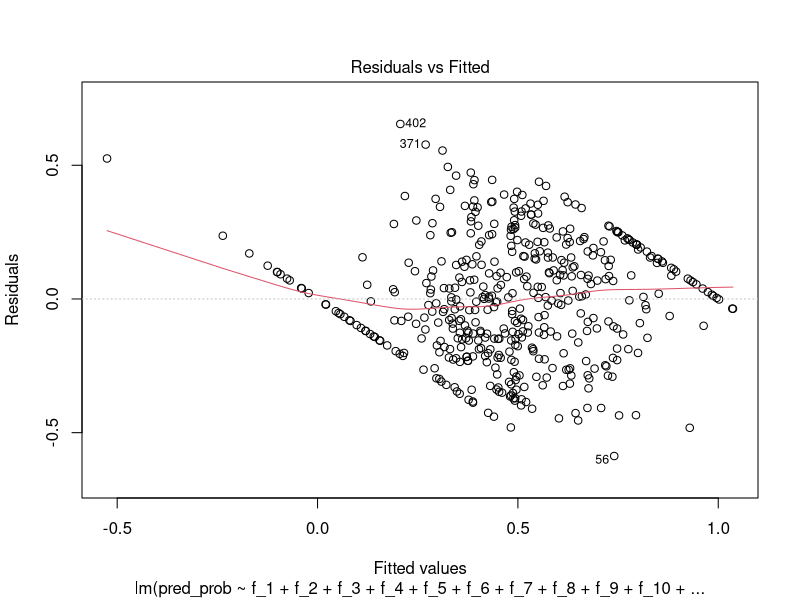
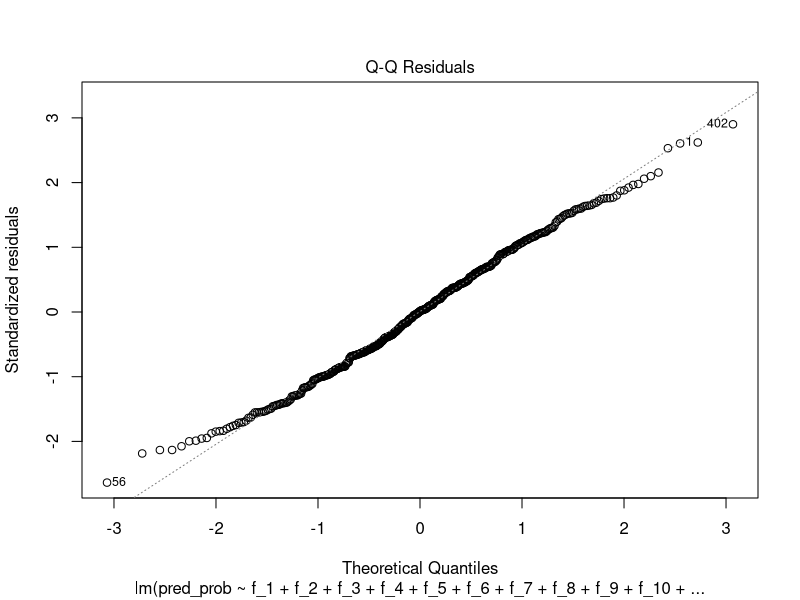
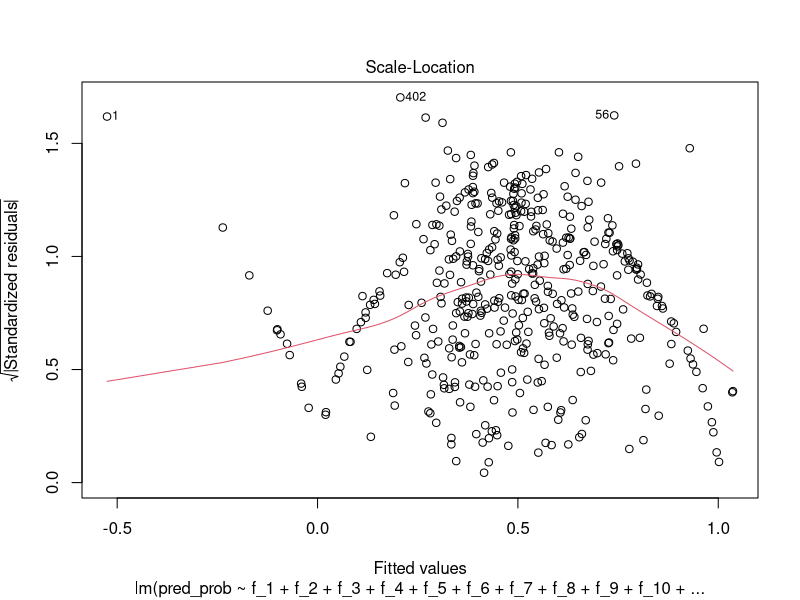
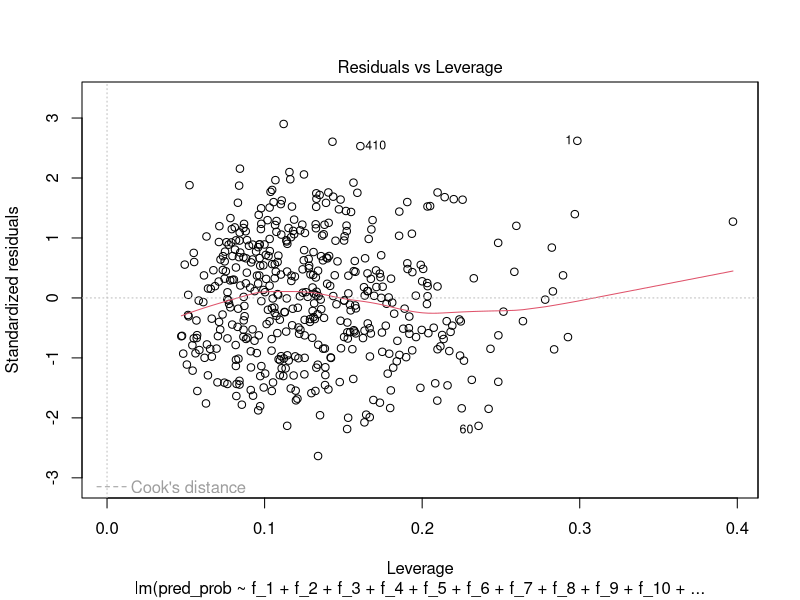
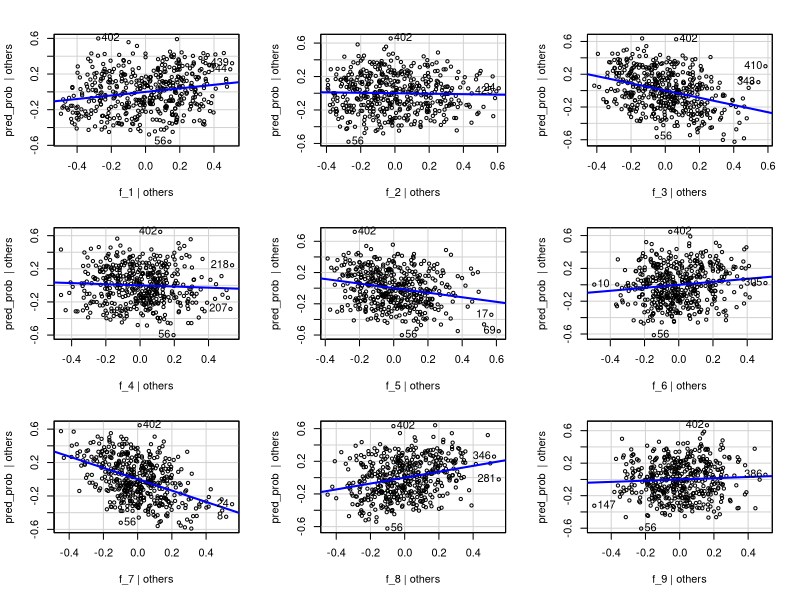
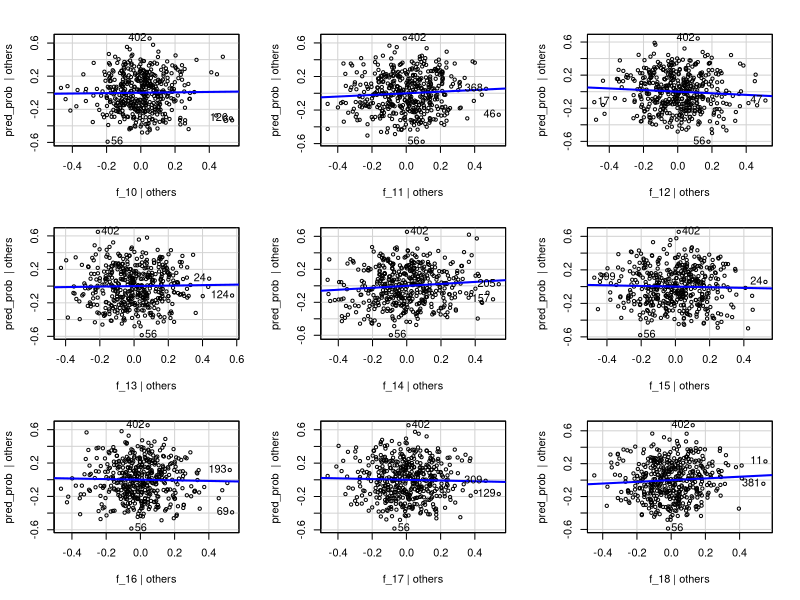
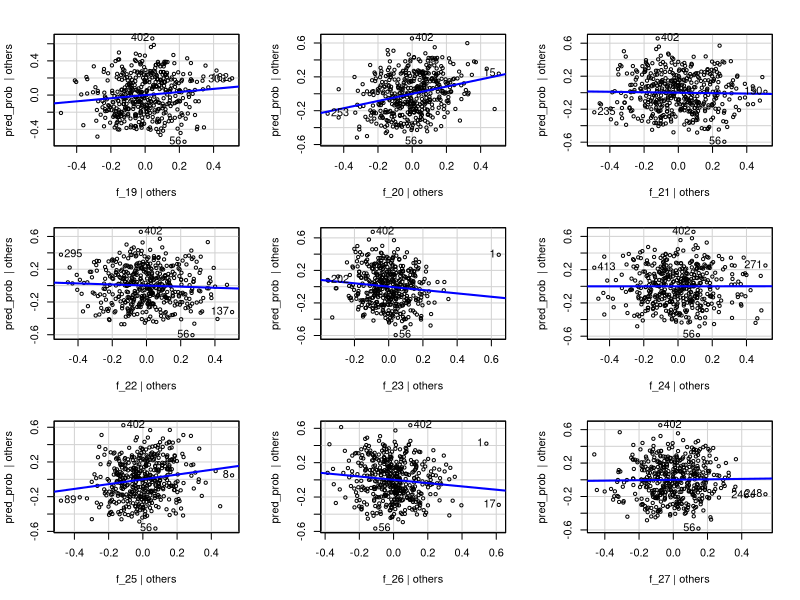
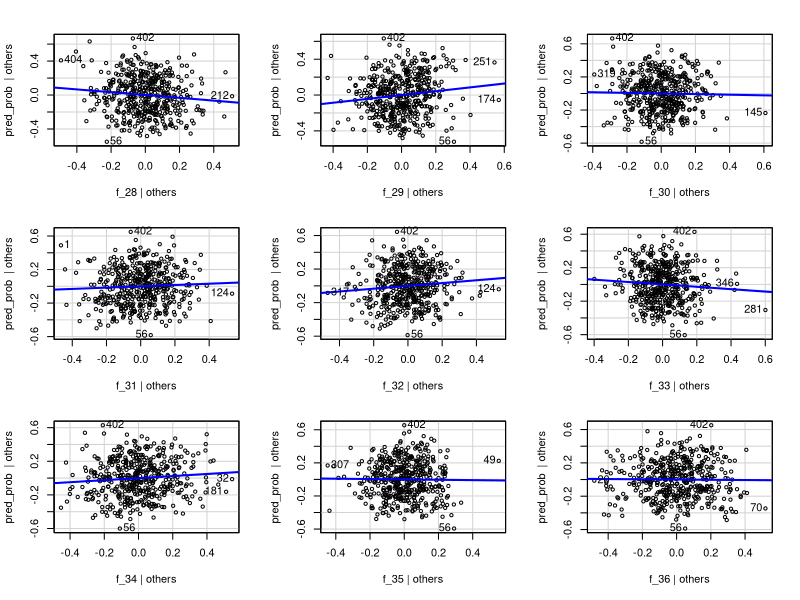

Generate these figures, in order, with R: (Note: this script raises an error after producing the figures.)
## ---- chunk 1
knitr::opts_chunk$set(echo = TRUE)
## ---- chunk 2
# Load the required libraries
library(tidyverse)
library(caret)
library(MASS)
library(car)


## ---- chunk 3
# Load the dataset
data <- read.csv("pca_data_60_d7.csv")  # Update with the actual CSV file name

# Display the structure of the loaded data
str(data)

## ---- chunk 4
# Load the dplyr package for data manipulation
library(dplyr)

# Normalize each feature to the range [0, 1]
normalized_data <- data %>%
  mutate(across(starts_with("f"), ~ (.-min(.)) / (max(.) - min(.))))

# Display the first few rows of the normalized data
head(normalized_data)


## ---- chunk 5
col_name <- NULL;
for (i in 1:400) {
  
  col_name <-  paste0(col_name,"f_", i,"+")
  #data[, col_name] <- boxcox(data[, paste0("Feature_", i)], lambda = NULL)$x
}
cat(col_name)
## ---- chunk 6
model_2  = lm(pred_prob ~ f_1+f_2+f_3+f_4+f_5+f_6+f_7+f_8+f_9+f_10+f_11+f_12+f_13+f_14+f_15+f_16+f_17+f_18+f_19+f_20+f_21+f_22+f_23+f_24+f_25+f_26+f_27+f_28+f_29+f_30+f_31+f_32+f_33+f_34+f_35+f_36+f_37+f_38+f_39+f_40+f_41+f_42+f_43+f_44+f_45+f_46+f_47+f_48+f_49+f_50+f_51+f_52+f_53+f_54+f_55+f_56+f_57+f_58+f_59+f_60, data = normalized_data)
summary(model_2)
## ---- chunk 7

plot(model_2)
## ---- chunk 8

residuals <- residuals(model_2)

# Create the AV plot
avPlots(model_2)

# Create the CR plot
crPlots(model_2)

## ---- chunk 9
# Apply Box-Cox transformation to the target variable (response) if needed
# For example, if you have a response variable named 'y', you can transform it like this:
# data$y_transformed <- boxcox(data$y, lambda = NULL)
# Uncomment and modify the above line based on your data

# Apply Box-Cox transformation to the features
# Assuming the transformed features are named 'Feature_1_transformed', ..., 'Feature_10_transformed'

boxcox(data[, paste0("Feature_1")], lambda = NULL)
for (i in 1:10) {
  boxcox(data[, paste0("Feature_", i)], lambda = NULL)
  #col_name <- paste0("Feature_", i, "_transformed")
  #data[, col_name] <- boxcox(data[, paste0("Feature_", i)], lambda = NULL)$x
}

# Define the list of transformed feature names
transformed_feature_names <- paste0("Feature_", 1:10, "_transformed")  # Adjust the range as needed

# Construct the formula for MLR
formula <- reformulate(transformed_feature_names, response = "y")

# Perform Multiple Linear Regression (MLR) using the transformed features
model <- lm(formula, data = data)

# Display the summary of the MLR model
summary(model)


## ---- chunk 10
model3  = lm(pred_prob ~ f_1+f_2+f_3+f_4+f_5+f_6+f_7+f_8+f_9+f_10+f_11+f_12+f_13+f_14+f_15+f_16+f_17+f_18+f_19+f_20+f_21+f_22+f_23+f_24+f_25+f_26+f_27+f_28+f_29+f_30+f_31+f_32+f_33+f_34+f_35+f_36+f_37+f_38+f_39+f_40+f_41+f_42+f_43+f_44+f_45+f_46+f_47+f_48+f_49+f_50+f_51+f_52+f_53+f_54+f_55+f_56+f_57+f_58+f_59+f_60+f_61+f_62+f_63+f_64+f_65, data = normalized_data)
summary(model3)
## ---- chunk 11
model4  = lm(pred_prob ~ f_250+f_251+f_252+f_253+f_254+f_255+f_256+f_257+f_258+f_259+f_260+f_261+f_262+f_263+f_264+f_265+f_266+f_267+f_268+f_269+f_270+f_271+f_272+f_273+f_274+f_275+f_276+f_277+f_278+f_279+f_280+f_281+f_282+f_283+f_284+f_285+f_286+f_287+f_288+f_289+f_290+f_291+f_292+f_293+f_294+f_295+f_296+f_297+f_298+f_299+f_300+f_301+f_302+f_303+f_304+f_305+f_306+f_307+f_308+f_309+f_310+f_311+f_312+f_313+f_314+f_315+f_316+f_317+f_318+f_319+f_320+f_321+f_322+f_323+f_324+f_325+f_326+f_327+f_328+f_329+f_330+f_331+f_332+f_333+f_334+f_335+f_336+f_337+f_338+f_339+f_340+f_341+f_342+f_343+f_344+f_345+f_346+f_347+f_348+f_349+f_350, data = normalized_data)
summary(model4)
